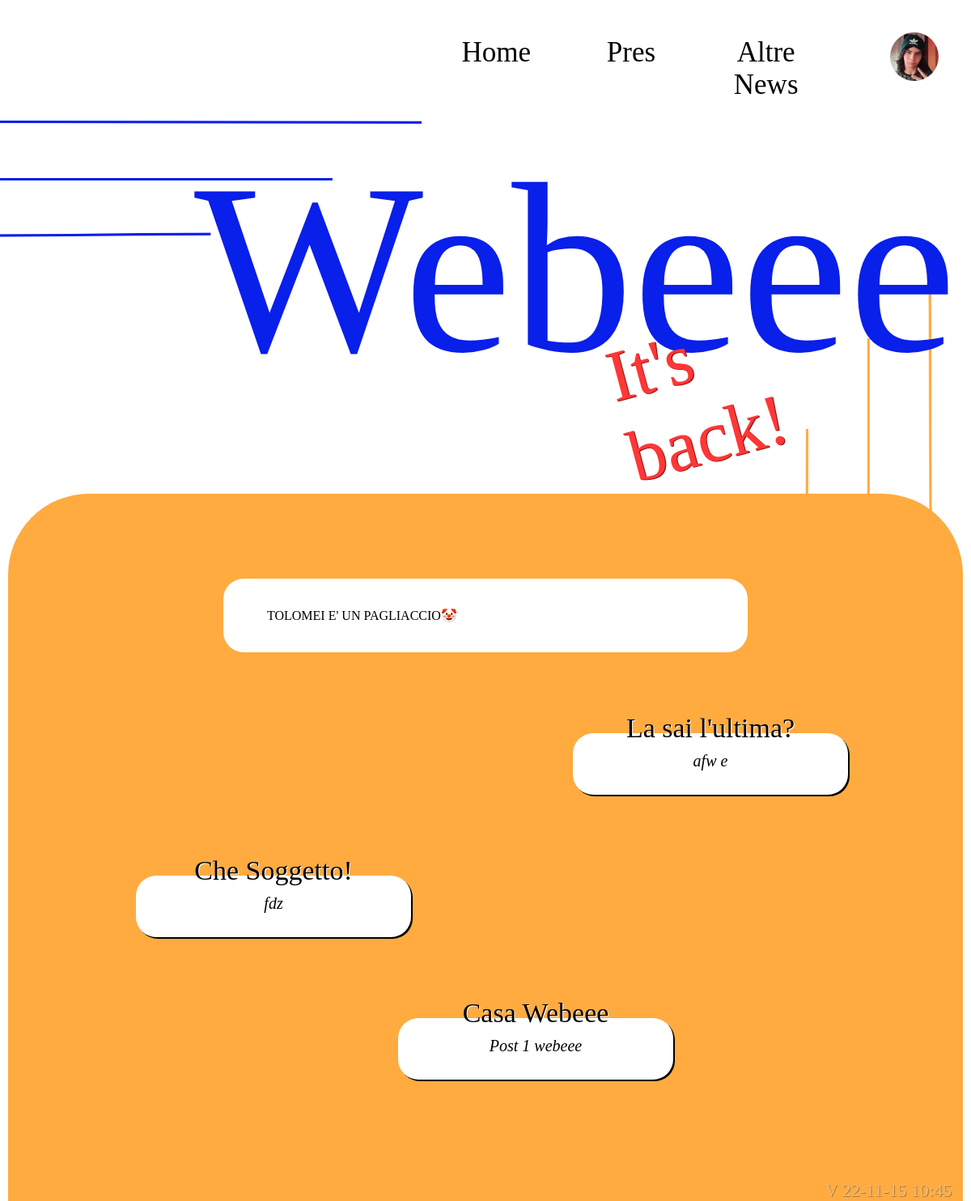
The app's page /h (signed in) with its own data.
### blog/models.py (models this page shows, shortened)
class User(UserMixin, db.Model):
    id = db.Column(db.Integer, primary_key=True)
    created_at = db.Column(db.DateTime, default=datetime.now)
    username = db.Column(db.String(12), unique=True, nullable=False)
    email = db.Column(db.String(50), unique=True, nullable=False)
    password = db.Column(db.String(150), nullable=False)
    role = db.Column(db.String(50), default="testimonial")
    icon = db.Column(db.String(120))
    pres_post = db.relationship('PresPost', backref='author', lazy='dynamic')
    other_post = db.relationship('Wpost', backref='author', lazy='dynamic')

class PresPost(db.Model):
    id = db.Column(db.Integer, primary_key=True)
    user_id = db.Column(db.Integer(), db.ForeignKey('user.id'), nullable=False)
    created_at = db.Column(db.DateTime, default=datetime.now)
    title = db.Column(db.String(120), nullable=False)
    slug = db.Column(db.String(250))
    description = db.Column(db.String(120))
    body1 = db.Column(db.Text, nullable=False)
    body2 = db.Column(db.Text)
    body3 = db.Column(db.Text)
    body4 = db.Column(db.Text)
    testimonial1 = db.Column(db.Text)
    testimonial2 = db.Column(db.Text)
    cover = db.Column(db.String(120))
    image1 = db.Column(db.String(120))
    image2 = db.Column(db.String(120))
    image3 = db.Column(db.String(120))

class Wpost(db.Model):
    id = db.Column(db.Integer, primary_key=True)
    user_id = db.Column(db.Integer(), db.ForeignKey('user.id'), nullable=False)
    created_at = db.Column(db.DateTime, default=datetime.now)
    title = db.Column(db.String(120), nullable=False)
    slug = db.Column(db.String(250))
    description = db.Column(db.String(120))
    body1 = db.Column(db.Text, nullable=False)
    testimonial = db.Column(db.Text)
    body2 = db.Column(db.Text)
    cover = db.Column(db.String(120))
    image1 = db.Column(db.String(120))

### blog/routes.py (the view)
@app.route("/h")
def home():
    from random import randint
    LAST_W = Wpost.query.all()[-1]
    try: LAST = PresPost.query.all()[-1]
    except: LAST = PresPost.query.filter_by(id=1).first()
    first = PresPost.query.first()
    try: rand_n = randint(first.id, (LAST.id-1))
    except: rand_n = 1
    RANDOM = PresPost.query.filter_by(id=rand_n).first()
    from version import recorded_version
    version = recorded_version()
    return render_template("home.html", last=LAST, random=RANDOM, last_w=LAST_W, version=version)

### blog/models.py (called while the page is built)
@login_manager.user_loader
def load_user(id):
    return User.query.get(int(id))

### version.py (called while the page is built)
def recorded_version(mode="r", v=""):
    with open(VERSION, mode) as f:
        if mode == "r":
            last = f.read()
            return last
        elif mode == "w":
            f.write(v)

### blog/templates/home.html (shortened to what this page needs)
{% if request.path == "/" %}
    <h1>WEBEEEE</h1>
    <br>
    <h2>-Home-</h2>
    <br>
    <h4>EHY, QUESTO SITO E' IN MUTANDE!</h4>
    <h5>Il nuovo progetto è ancora in fase di lavorazione, ma il team di webeee promette
        di essere costante nello sviluppo e nel miglioramento di questo fantasico blog.</h5>
    <h6>Nel frattempo, cerca di indovinare la password per diventare un vero <i>hackerino</i> :)</h6>
    <form action="password" method="post">
        <input type="password" name="pw_input">
        <br>
        <input type="submit" value="Check password" id="password">
        <br>
        {% for message in get_flashed_messages() %}
            <p>{{message}}</p>
        {% endfor %}
    </form>
{% else %}
{% extends "base.html" %}
<div class="PC">{% block pc_content %}
    <div class="version">{{version}}</div>
    <img class="home-back"
        src=" {{ url_for('static', filename='img/build/home_back.png') }} " alt="BACKGROUND">
    <div class="home-title-sec">
        <div class="home-title">Webeee</div>
        <div class="home-subtitle">It's back!</div>
    </div>
    <div class="home-page">
        <div class="home-intro">
            <p>TOLOMEI E' UN PAGLIACCIO🤡</p>
        </div>
        <div class="home-adv">
            <a class="home-frame f1"
            href="{{ url_for('pres_article', post_slug=last.slug) }}">
                <p class="home-frame-title">La sai l'ultima?</p>
                <div class="home-article">{{last.title}}</div>
            </a>
            <a class="home-frame f2"
            href="{{ url_for('pres_article', post_slug=random.slug) }}">
                <p class="home-frame-title">Che Soggetto!</p>
                <div class="home-article">{{random.title}}</div>
            </a>
            <a class="home-frame f3"
            href="{{ url_for('webeee_article', post_slug=last_w.slug) }}">
                <p class="home-frame-title">Casa Webeee</p>
                <div class="home-article"">{{last_w.title}} </div>
            </a>
        </div>
    </div>
{% endblock %}</div>
{% endif %}

### blog/templates/base.html (shortened to what this page needs)
<!DOCTYPE html>
<html lang="it">
<head>
    <link rel="stylesheet" href="{{ url_for('static', filename='style.css') }}">
</head>
<body>
<div class="menu">
    <img class="menu-icon-1" alt="icon" id="ICON" onclick="open_menu()"
        {% if current_user.is_authenticated %}
            {% if not current_user.icon %}
            title="Pagliaccio, perché non metti la foto?"
            src="{{ url_for('static', filename='img/build/user_not_loaded.png') }}"
            {% else %} src=" {{ url_for('static', filename='img/posts/' + current_user.icon) }}"{% endif %}
        {% else %} src="{{ url_for('static', filename='img/build/logo.png') }}"{% endif %}>
    <div class="menu-container">
        <a class="menu-tab" href=" {{ url_for('home') }} ">Home</a>
        <a class="menu-tab" href=" {{ url_for('pres') }} ">Pres</a>
        <a class="menu-tab" href="#">Altre News</a>
    </div>
</div>
<div class="PC">{% block pc_content %}{% endblock %}</div>
</body>
</html>

### blog/static/style.css (style rules this page uses)
:root { --font_webeee: "SHELMAN"; --font_itsback: "Freehand575 BT"; --font_title: "Forte"; --font_menu: "Mistral"; --font_account: "Freehand521 BT"; --font_article: "Brush Script MT"; --font_text: "Gabriola"; --font_bold: "JOAN"; --font_error: "Chiller"; --text_primary_color: black; --text_secondary_color: white; --ambeee: #FFAB40; --ambeee2: #B87711; --blueee: #091FEA; --blueee2: #1E1EB7; --red: #FF3737; --red2: #8F1111; --link: #13FF22; --green: #07987D; --green2: #036855; --grey: #D5D3D3; --grey2: #313131; --back_primary: white; --back_secondary: black; }
body { margin: 0; }
@media screen and (min-width: 1024px) { .PC { display: block; } }
@media screen and (min-width: 1024px) { a { text-decoration: none; color: var(--text_primary_color); } }
@media screen and (min-width: 1024px) { .f1 { margin: 8% 10% 5% 60%; } }
@media screen and (min-width: 1024px) { .f2 { margin: 5% 60% 5% 10%; } }
@media screen and (min-width: 1024px) { .f3 { margin: 5% 30% 5% 40%; } }
@media screen and (min-width: 1024px) { .menu { margin: 20px 20px 0; z-index: 4; display: flex; flex-direction: row-reverse; color: var(--text_primary_color); font-family: var(--font_menu); } }
@media screen and (min-width: 1024px) { .menu-icon-1 { width: 60px; height: 60px; margin: 20px; cursor: pointer; border-radius: 50px; } }
@media screen and (min-width: 1024px) { .menu-container { width: 500px; margin: 25px 50px 0; display: flex; flex-direction: row; } }
@media screen and (min-width: 1024px) { .menu-tab { width: 200px; margin: 0 20px; font-size: 35px; text-align: center; } }
@media screen and (min-width: 1024px) { .home-back { width: 96%; margin: 2% 0 0; } }
@media screen and (min-width: 1024px) { .home-title-sec { position: absolute; width: 60%; margin: -500px 20% 0; } }
@media screen and (min-width: 1024px) { .home-title { font-size: 300px; color: var(--blueee); font-family: var(--font_webeee); text-align: center; } }
@media screen and (min-width: 1024px) { .home-subtitle { width: 300px; margin: -130px 0 0 520px; font-size: 90px; font-family: var(--font_itsback); color: var(--red); text-shadow: 1px 1px 0px #8F1111; transform: rotate(345deg); animation-name: ItsBack; animation-duration: 1.5s; animation-iteration-count: infinite; animation-timing-function: linear; } }
@media screen and (min-width: 1024px) { .home-page { margin: -50px 10px 0; padding: 100px 50px; border-radius: 100px 100px 0 0; background-color: var(--ambeee); } }
@media screen and (min-width: 1024px) { .home-intro { width: 50%; margin: 5px 20%; padding: 20px 5%; border-radius: 25px; background-color: var(--back_primary); } }
@media screen and (min-width: 1024px) { .home-adv { display: flex; flex-direction: column; margin: 50px 0 0 0; } }
@media screen and (min-width: 1024px) { .home-frame { width: 300px; margin: 50px 0; padding: 20px; text-decoration: none; border-radius: 25px; background-color: var(--back_primary); box-shadow: 2px 2px 0 var(--back_secondary); } }
@media screen and (min-width: 1024px) { .home-frame-title { margin: -45px 0 0 0; font-size: 34px; text-align: center; font-family: var(--font_title); color: var(--text_primary_color); text-shadow: 1px 1px 0 var(--text_secondary_color); } }
@media screen and (min-width: 1024px) { .home-article { margin: 10px; font-size: 20px; font-style: italic; text-align: center; } }
@media screen and (min-width: 1024px) { .f1 { margin: 50px 10% 50px 60%; } }
@media screen and (min-width: 1024px) { .f2 { margin: 50px 60% 50px 10%; } }
@media screen and (min-width: 1024px) { .f3 { margin: 50px 30% 50px 40%; } }
@media screen and (min-width: 1024px) { .version { position: fixed; margin: 0 2%; right: 0; bottom: 0; color: var(--grey); font-size: 22px; opacity: 40%; font-family: var(--font_title); text-shadow: 1px 1px var(--grey2); } }

### records on screen
User: icon (picture)
PresPost: title "afw e"
PresPost: title "fdz"
Wpost: title "Post 1 webeee"

### other values on screen
{{ version }} "V 22-11-15 10:45"
